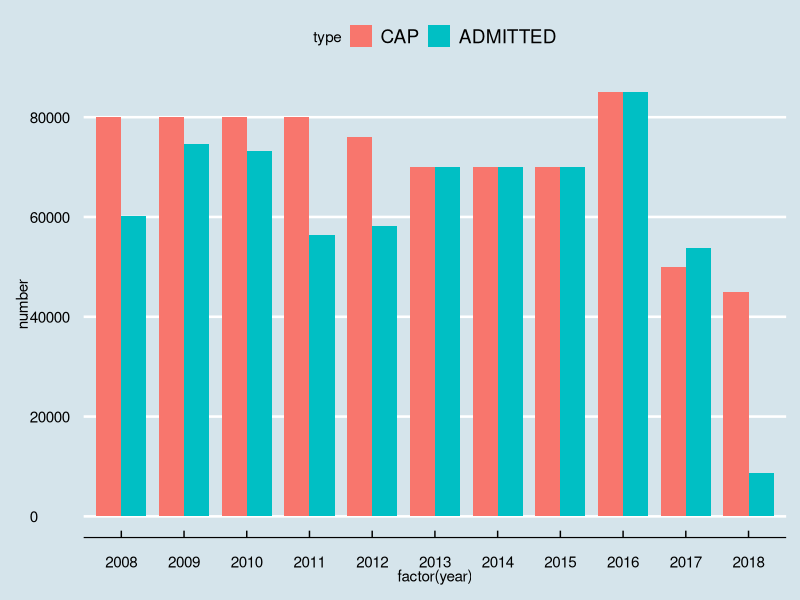

This chart was generated by the following R code: (Note: this script raises an error after producing the figure.)
## ---- chunk 1
library (ggplot2)
library (ggthemes)
library (scales)
library(reshape2)

df <- read.csv('ceiling.csv',fileEncoding = "UTF-8-BOM",stringsAsFactors = FALSE)
dfl <- melt(df, id.vars='YEAR')
colnames(dfl) <- c('year','type','number')
ggplot(dfl, aes(x=factor(year), y=number,fill=type))+
  geom_bar(position='dodge', stat='identity',width=0.8)+
  theme_economist()
## ---- chunk 2
df <- read.csv('CO.csv')
duplicated(df$total_city)
dftotal_city <- df[!duplicated(df$total_city),]
ggplot(dftotal_city)+
  geom_bar(stat='identity',aes(x = FY,y = total_city), width = 0.8)+
  scale_x_discrete(
    labels=c('2002','2003','2004','2006','2007','2008','2009','2010','2011','2012','2013','2014','2015','2016','2017','2018')
                   )+
  scale_y_continuous(breaks=seq(0,250,50))+
  labs(
    x=' ',
    y='Refugees arrived in Columbia',
    title='Columbia Refugee arrivals plummeted again in 2018',
    subtitle='After a booming in refugee arrival in 2016, the number of refugee settled in Columbia dropped\ndramatically in 2017, and the downward trend continues in 2018. '
  )+
  theme_economist()
